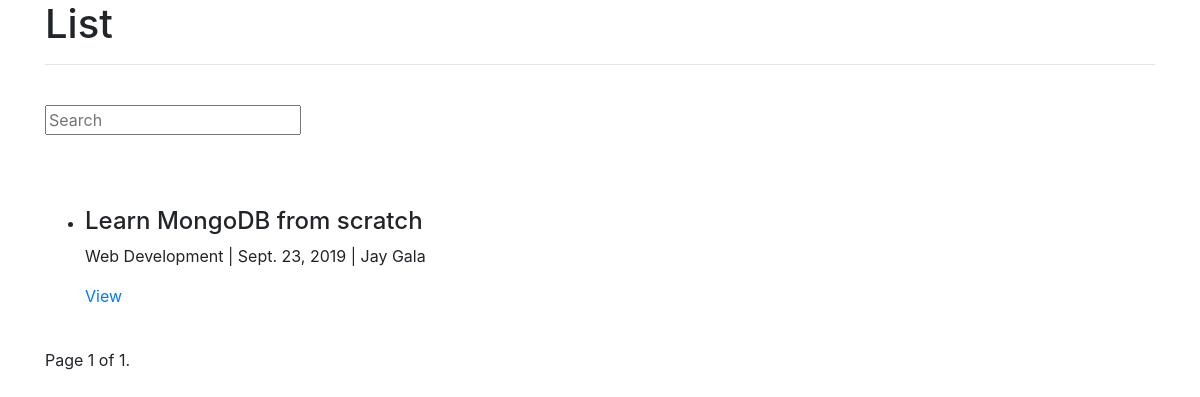
The app's page /posts/, older data.
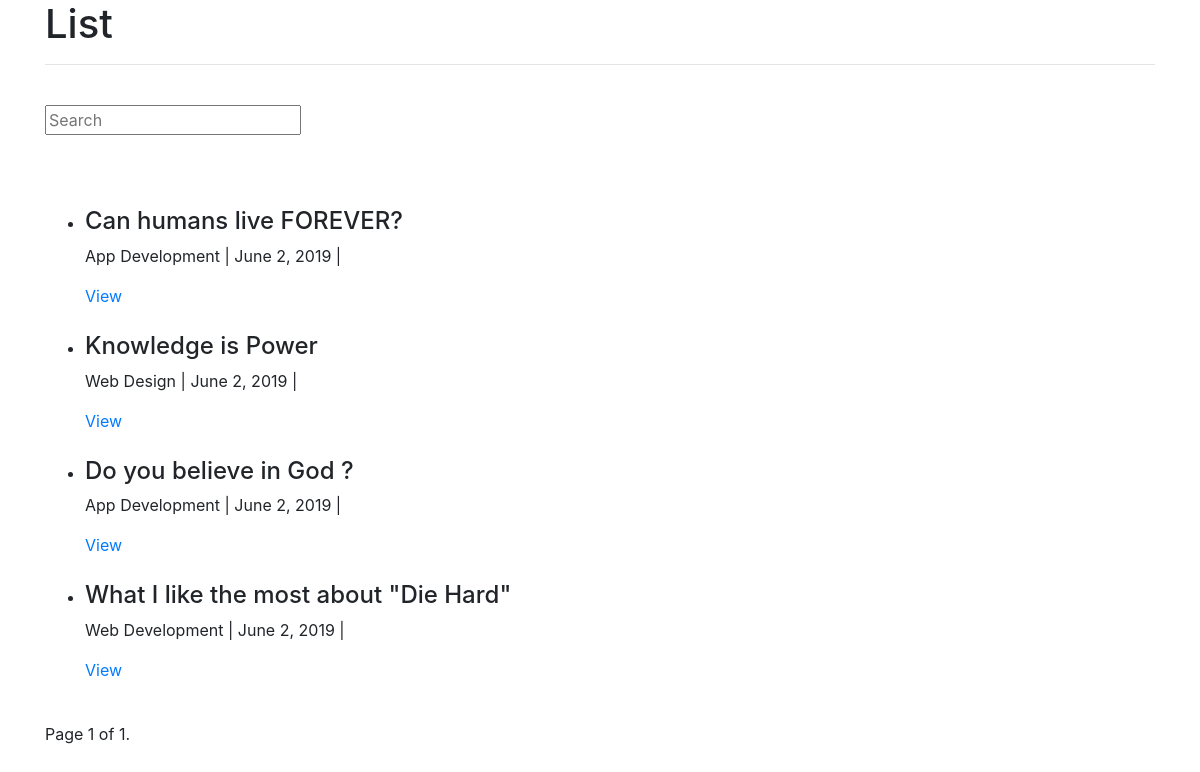
The same page, newer data.
### blog/models.py (models this page shows, shortened)
class Post(models.Model):
    author = models.ForeignKey(UserProfile, on_delete=models.CASCADE)
    title = models.CharField(max_length=255)
    cover = models.ImageField(upload_to=upload_location, blank=True)
    content = models.TextField()
    slug = models.SlugField(blank=True)
    technologies = MultiSelectField(choices=TECHNOLOGIES_CHOICES)
    draft = models.BooleanField(default=False)
    publish = models.DateField()
    updated = models.DateTimeField(auto_now=True)
    timestamp = models.DateTimeField(auto_now_add=True)
    objects = PostManager()
    class Meta:
        ordering = ["-timestamp", "-updated"]

### profiles/models.py (models this page shows, shortened)
class UserProfile(models.Model):
    user = models.OneToOneField(User, on_delete=models.CASCADE, primary_key=True)
    profile_pic = models.ImageField(upload_to=upload_location, blank=True)
    bio = models.CharField(max_length=255, blank=True)
    date_joined = models.DateField()
    date_passed = models.DateField()
    stack = MultiSelectField(choices=STACK_CHOICES, max_choices=2)
    github_link = models.CharField(max_length=255, blank=True)
    linkedin_link = models.CharField(max_length=255, blank=True)
    updated = models.DateTimeField(auto_now=True)
    timestamp = models.DateTimeField(auto_now_add=True)
    def __str__(self):
        return f"{self.user.first_name} {self.user.last_name}"

### blog/views.py (the view)
# urls.py: path('', post_list, name='list'),
def post_list(request):
    queryset_list = Post.objects.published()
    query = request.GET.get("q", None)
    if query:
        queryset_list = queryset_list.filter(Q(title__icontains=query) | Q(content__icontains=query) | Q(
            author__user__first_name__icontains=query) | Q(author__user__last_name__icontains=query) | Q(
            technologies__icontains=query)).distinct()
    paginator = Paginator(queryset_list, 10)
    page = request.GET.get('page')
    post_list = paginator.get_page(page)
    context = {
        "title": "List",
        "post_list": post_list,
    }
    if request.user.is_authenticated:
        context["user"] = True
    else:
        context["user"] = False
    return render(request, "blog/post_list.html", context)

### blog/models.py (called while the page is built)
    def published(self, *args, **kwargs):
        return Post.objects.all().filter(draft=False).filter(publish__lte=timezone.now())

### templates/blog/post_list.html (shortened to what this page needs)
{% extends 'base.html' %}
{% block content %}
<h1>{{ title }}</h1>
<hr />
<br />
{% include 'search.html' %}
<br />
<br />
<br />
{% if post_list %}
<ul>
  {% for post in post_list %}
  <li>
    <h4>{{ post.title }}</h4>
    <p>{{ post.technologies }} | {{ post.publish }} | {{ post.author }}</p>
    <a href="{% url 'posts:detail' slug=post.slug %}">View</a>
  </li>
  <br />
  {% endfor %}
</ul>
{% else %}
<h4>No posts</h4>
{% endif %}
<div class="pagination">
  <span class="step-links">
    <span class="current">
      Page {{ post_list.number }} of {{ post_list.paginator.num_pages }}.
    </span>
  </span>
</div>
{% endblock content %}

### templates/base.html (shortened to what this page needs)
<!DOCTYPE html>
<html lang="en">
  <head>
    <link
      rel="stylesheet"
      href="https://stackpath.bootstrapcdn.com/bootstrap/4.2.1/css/bootstrap.min.css"
    />
  </head>
  <body>
    <div class="container">{% block content %} {% endblock content %}</div>
  </body>
</html>

### templates/search.html
<form method="GET">
  <input
    type="text"
    name="q"
    placeholder="Search"
    value="{{ request.GET.q }}"
  />
</form>

Row changes from the older to the newer data that the page shows:
added Post: title "Can humans live FOREVER?", technologies "App Development", publish "June 2, 2019"
added Post: title "Knowledge is Power", technologies "Web Design", publish "June 2, 2019"
added Post: title "Do you believe in God ?", technologies "App Development", publish "June 2, 2019"
changed Post "Web Development": title "Learn MongoDB from scratch" → "What I like the most about \"Die Hard\""; publish "Sept. 23, 2019" → "June 2, 2019"; author "Jay Gala" → (not shown)
